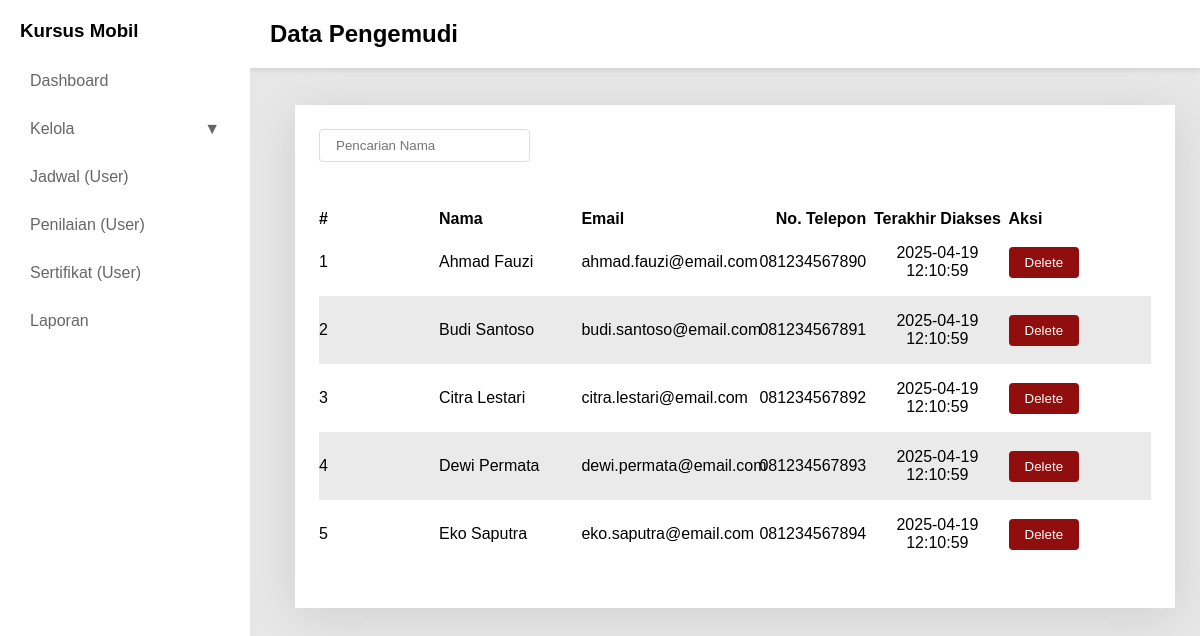
Page /students/index.php on the committed database.
### tables this page shows
CREATE TABLE students (
    id INT AUTO_INCREMENT PRIMARY KEY,
    name VARCHAR(100) NOT NULL,
    email VARCHAR(100) NOT NULL UNIQUE,
    phone VARCHAR(15) NOT NULL,
    created_at TIMESTAMP DEFAULT CURRENT_TIMESTAMP
);

### students/index.php (the view, shortened to what this page needs)
<!DOCTYPE html>
<html lang="en">
<head>
  <link rel="stylesheet" href="../assets/css/style.css" />
  <link
    rel="stylesheet"
    href="https://cdnjs.cloudflare.com/ajax/libs/font-awesome/6.4.2/css/all.min.css" />
</head>
<body>
  <?php sidebar() ?>
  <div class="content">
    <?php labelSidebar("Data Pengemudi") ?>
    <div class="content-body">
      <div class="container">
        <div action="" class="inputBx">
          <input type="text" placeholder="Pencarian Nama">
        </div>
        <div class="dataTable">
          <table>
            <thead>
              <tr>
                <th width="120">#</th>
                <th>Nama</th>
                <th>Email</th>
                <th style="text-align: right;">No. Telepon</th>
                <th style="text-align: center;">Terakhir Diakses</th>
                <th>Aksi</th>
              </tr>
            </thead>
            <?php
            include_once("../database/connect.php");
            $Students = mysqli_query($connect, "SELECT * FROM Students ORDER BY created_at DESC");
            ?>
            <tbody>
              <?php while ($student = mysqli_fetch_object($Students)): ?>
                <tr>
                  <td><?= $student->id ?></td>
                  <td><?= $student->name ?></td>
                  <td style="text-transform: lowercase;"><?= $student->email ?></td>
                  <td style="text-align: right;"><?= $student->phone ?></td>
                  <td style="text-align: center;"><?= $student->created_at ?></td>
                  <td>
                    <button onclick="deleteUser(<?= $student->id ?>)" class="btn danger">Delete</button>
                  </td>
                </tr>
              <?php endwhile ?>
            </tbody>
          </table>
        </div>
      </div>
    </div>
  </div>
</body>
</html>

### components/sidebar.php (shortened to what this page needs)
<?php function sidebar()
{ ?>
  <div class="sidebar">
    <div class="sidebar-action">
      <h3>Kursus Mobil</h3>
      <button class="toggle-btn" onclick="toggleSidebar()">
      </button>
    </div>
    <a href="../dashboard.php">Dashboard</a>
    <button class="dropdown" onclick="toggleDropdown()">Kelola <span>▼</span></button>
    <a href="#">Jadwal (User)</a>
    <a href="#">Penilaian (User)</a>
    <a href="#">Sertifikat (User)</a>
    <a href="#">Laporan</a>
  </div>
<?php } ?>

### components/label_sidebar.php
<?php function labelSidebar($title)
{ ?>
  <div class='fixed-header'>
    <h2><?= $title ?></h2>
  </div>
<?php } ?>

### assets/css/style.css (style rules this page uses)
* { margin: 0; padding: 0; box-sizing: border-box; font-family: "Inter Tight", sans-serif; }
a { display: inline-block; text-decoration: none; }
button { outline: none; border: none; display: flex; align-items: center; }
body { display: flex; flex-direction: row; background: #e7e7e7; }
.sidebar { width: 250px; height: 100vh; background: #fff; padding: 20px; position: fixed; transition: width 0.3s; overflow: hidden; z-index: 10; }
.sidebar a, .sidebar .dropdown { transition: 0.3s; opacity: 0.75; }
.sidebar h3 { transition: opacity 0.3s; }
.sidebar a { display: block; padding: 10px; color: #333; margin-bottom: 10px; }
.dropdown { cursor: pointer; padding: 10px; color: #333; background: none; border: none; width: 100%; text-align: left; font-size: 16px; display: flex; justify-content: space-between; margin-bottom: 10px; }
.sidebar-action { display: flex; justify-content: space-between; align-items: center; margin-bottom: 20px; }
.toggle-btn { background: transparent; color: 222; border: none; padding: 5px 10px; cursor: pointer; border-radius: 5px; font-size: 1.5em; }
.content { position: relative; margin-left: 270px; padding: 25px; width: calc(100% - 270px); transition: margin-left 0.3s; }
.fixed-header { position: fixed; top: 0; right: 0; width: calc(100% - 250px); background: white; padding: 20px; box-shadow: 0 2px 5px rgba(0, 0, 0, 0.1); }
.content-body { margin-top: 80px; background: #fff; padding: 24px; box-shadow: 0px 8px 45px rgba(0, 0, 0, 0.1); }
.inputBx { width: 100%; display: flex; justify-content: space-between; align-items: center; margin-bottom: 48px; }
.btn { padding: 8px 16px; border-radius: 4px; transition: 0.5s; }
.danger { background: #910e0e; color: #fff; }
input { border: 1px solid #ddd; outline: none; padding: 8px 16px; border-radius: 4px; }
.dataTable { display: flex; }
table { width: 100%; border-collapse: collapse; table-layout: fixed; }
tr { text-align: left; }
td { padding: 16px 0; }
thead { padding: 16px; }
tr:nth-child(even) { background: #eaeaea; }
.dataTable { margin: 16px 0; position: relative; width: 100%; border-radius: 8px; }

### rows in the picture
students: id "1", name "Ahmad Fauzi", email "ahmad.fauzi@email.com", phone "081234567890", created_at "2025-04-19 12:10:59"
students: id "2", name "Budi Santoso", email "budi.santoso@email.com", phone "081234567891", created_at "2025-04-19 12:10:59"
students: id "3", name "Citra Lestari", email "citra.lestari@email.com", phone "081234567892", created_at "2025-04-19 12:10:59"
students: id "4", name "Dewi Permata", email "dewi.permata@email.com", phone "081234567893", created_at "2025-04-19 12:10:59"
students: id "5", name "Eko Saputra", email "eko.saputra@email.com", phone "081234567894", created_at "2025-04-19 12:10:59"

### other values in the picture
$title "Data Pengemudi"
